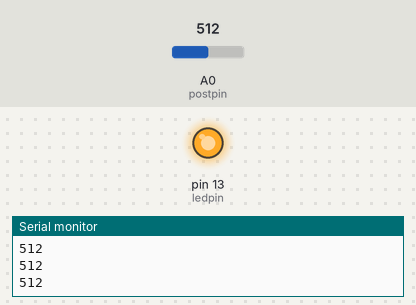
The sketch below on a simulated Arduino Uno, built with avr-gcc and run on an emulated ATmega328P. On the bench: output pins drawn as LEDs (lit = HIGH), the last lines printed to the serial monitor. The inputs (shaded band) are chosen by the test bench; at power-on: A0 (postpin) = 512.

Above: at 1.2 s.
1.3 s: A0 (postpin) set to 133
2.8 s: A0 (postpin) set to 116
At 4.0 s:
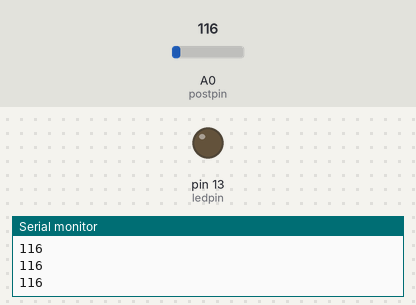
4.3 s: A0 (postpin) set to 306
At 5.4 s:
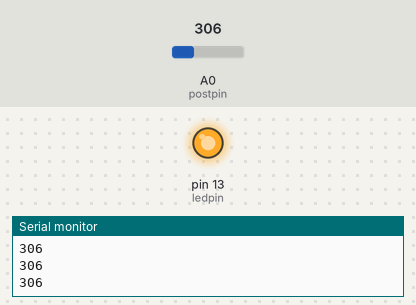
5.8 s: A0 (postpin) set to 122
At 6.7 s:
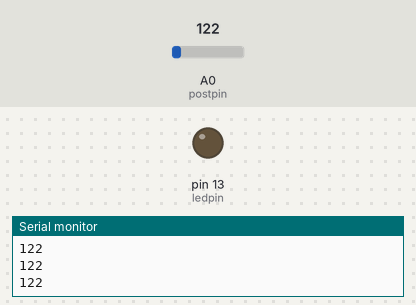
Timing chart, 0 to 8.3 s (numbered marks = the images above; inputs shaded):
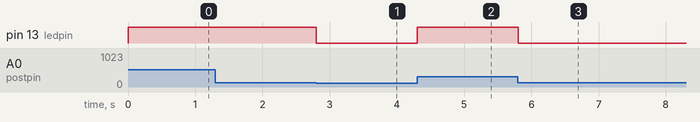

Measured:
- the behaviour switches between 128 and 127 on A0 (postpin) (found by bisection; images 0 and 1)
- after the input at 2.8 s, pin 13 (ledpin): HIGH → LOW at once
- after the input at 4.3 s, pin 13 (ledpin): LOW → HIGH at once
- after the input at 5.8 s, pin 13 (ledpin): HIGH → LOW at once

The sketch:

p3_analogled.ino
```cpp
int val=0;
int postpin=0;
int ledpin=13;


void setup() {
  // put your setup code here, to run once:
  Serial.begin(9600);
  pinMode(ledpin,OUTPUT);
}

void loop() {
  // put your main code here, to run repeatedly:
  val=analogRead(postpin);
  Serial.println(val);
  analogWrite(ledpin,val);
  delay(10);
}
```
